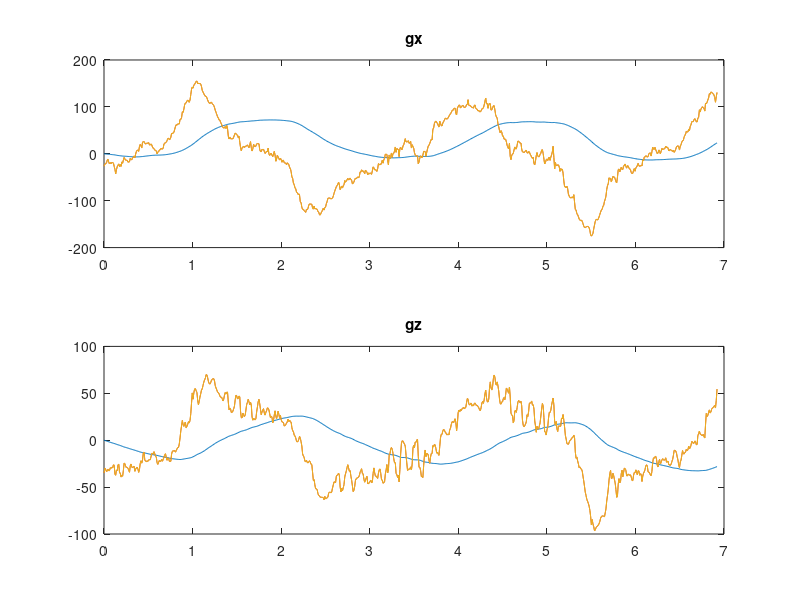
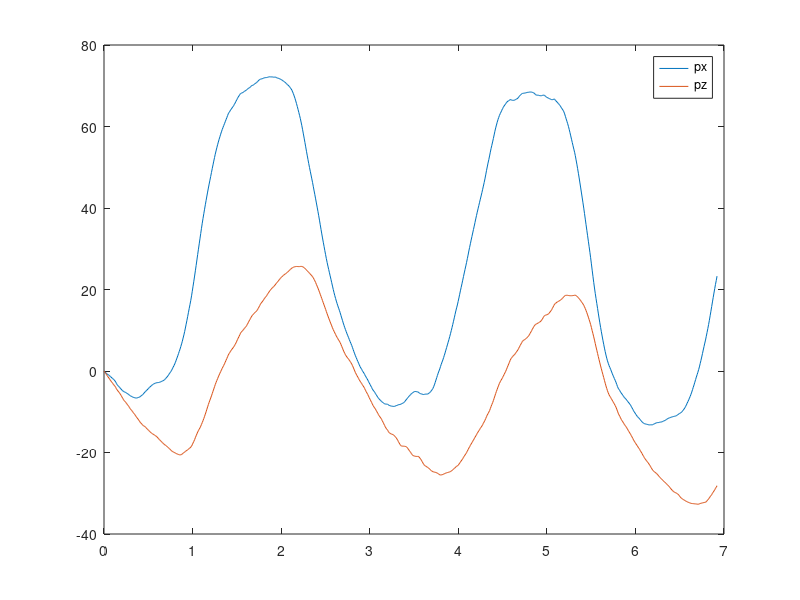

Recreate these plots in MATLAB, in order.

clc; close all; clear;
A= load('out_from_vs_len800_1.txt');

t = A(:, 2);
px = A(:, 3);
pz = A(:, 4);

dt = mean(diff(t));
disp(sprintf('mean(dt) = %f sec', dt));

figure;
subplot(2,1,1);
plot(t,px);hold on;
plot(t,A(:, 5));
plot(t,A(:, 7));
title('gx');

subplot(2,1,2);
plot(t,pz); hold on;
plot(t,A(:, 6));
plot(t,A(:, 8));
title('gz');

figure;
plot(t,px);hold on;
plot(t,pz); 
legend('px', 'pz');
